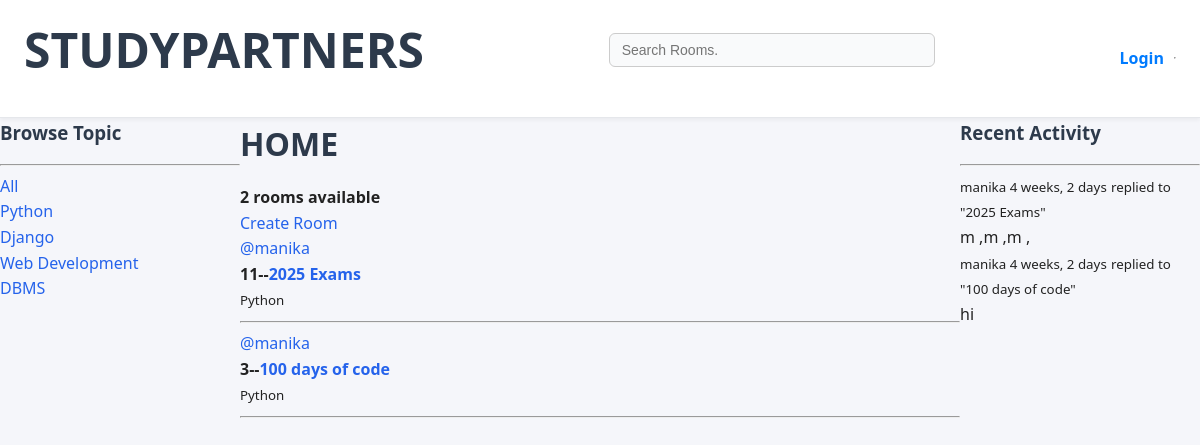
Page /?q=Python on the committed database.
### base/models.py (models this page shows, shortened)
class Topic(models.Model):
    name=models.CharField(max_length=200)

class Room(models.Model):
    host=models.ForeignKey(User, on_delete=models.CASCADE, null=True)
    topic=models.ForeignKey(Topic,on_delete=models.SET_NULL,null=True)
    name=models.CharField(max_length=200)
    description= models.TextField(null=True, blank=True)
    participants=models.ManyToManyField(User,related_name='participants',blank=True)
    updated=models.DateTimeField(auto_now=True)
    created= models.DateTimeField(auto_now_add=True)
    class Meta:
        ordering=['-updated','-created']
    def __str__(self):
        return self.name

class Message(models.Model):
    user=models.ForeignKey(User, on_delete=models.CASCADE)
    room=models.ForeignKey(Room,on_delete=models.CASCADE)
    body=models.TextField()
    updated=models.DateTimeField(auto_now=True)
    created= models.DateTimeField(auto_now_add=True)
    def __str__(self):
        return self.body[0:50]
    class Meta:
        ordering=['-updated','-created']

### base/views.py (the view)
# urls.py: 2. Add a URL to urlpatterns:  path('', views.home, name='home')
def home(request):
    q = request.GET.get("q") if request.GET.get("q") != None else ""
    rooms = Room.objects.filter(
        Q(topic__name__icontains=q) | Q(name__icontains=q) | Q(description__icontains=q)
    )
    topics = Topic.objects.all()
    room_count = rooms.count()
    room_messages = Message.objects.filter(Q(room__topic__name__icontains=q))
    context = {
        "rooms": rooms,
        "topics": topics,
        "room_count": room_count,
        "room_messages": room_messages,
    }
    return render(request, "base/home.html", context)

### base/templates/base/home.html (shortened to what this page needs)
{%extends 'index.html' %}
{% block content %}
<div class="home-container">
    <div>
        {%include 'base/topics_component.html'%}
    </div>
    <div>
        <h1>HOME</h1>
        <h4>{{room_count}} rooms available</h4>
        {%include 'base/feed_component.html'%}
    </div>
    <div>
        {%include 'base/activity_component.html'%}
    </div>
</div>
{% endblock content %}

### base/templates/base/topics_component.html
<h3>Browse Topic</h3>
<hr>
<div>
    <a href="{%url 'home'%}">All</a>
</div>
{% for topic in topics%}
<div>
    <a href="{%url 'home'%}?q={{topic.name}}">{{topic.name}}</a>
</div>
{%endfor%}

### base/templates/base/feed_component.html (shortened to what this page needs)
<a href="{% url 'create-room'%}">Create Room</a><br>
{% for room in rooms %}
<div>
    <a href="{%url 'user-profile' room.host.id %}"><span>@{{room.host.username}}</span></a>
    <div>
        <h4>{{room.id}}--<a href="{% url 'room' room.id%}">{{room.name}}</a></h4>
    </div>
    <small>{{room.topic.name}}</small>
    <hr>
</div>
{% endfor %}

### base/templates/base/activity_component.html (shortened to what this page needs)
<h3>Recent Activity</h3>
        <hr>
        {%for message in room_messages%}
            <div>
                <small><a href="{% url 'user-profile' message.user.id%}"></a>{{message.user}}    {{message.created|timesince}}</small>
                <small>replied to "{{message.room}}"</small>
                <p>{{message}}</p>
            </div>
        {%endfor%}

### static/styles/main.css (style rules this page uses)
body, h1, h2, h3, h4, h5, h6, p, ul, ol, li { margin: 0; padding: 0; box-sizing: border-box; }
body { font-family: 'Segoe UI', Arial, sans-serif; background-color: #f5f6fa; color: #222; line-height: 1.6; min-height: 100vh; }
h1, h2, h3 { color: #2d3a4b; margin-bottom: 16px; }
a { color: #2563eb; text-decoration: none; transition: color 0.2s; }

### base/templates/base/home.html (style rules this page uses)
.home-container { display: grid; grid-template-columns: 1fr 3fr 1fr; }

### rows in the picture
Topic: name "Python"
Topic: name "Django"
Topic: name "Web Development"
Topic: name "DBMS"
Room: host.username "manika", id "11", name "2025 Exams", topic.name "Python"
Room: host.username "manika", id "3", name "100 days of code", topic.name "Python"
Message: user "manika", created "4 weeks, 2 days", room "2025 Exams", body "m ,m ,m ,"
Message: user "manika", created "4 weeks, 2 days", room "100 days of code", body "hi"

### other values in the picture
{{ room_count }} "2"
